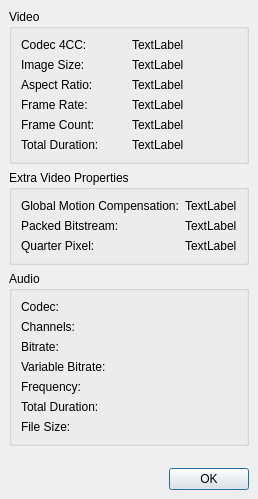
<ui version="4.0" >
 <class>propsDialog</class>
 <widget class="QDialog" name="propsDialog" >
  <property name="geometry" >
   <rect>
    <x>0</x>
    <y>0</y>
    <width>245</width>
    <height>480</height>
   </rect>
  </property>
  <property name="windowTitle" >
   <string>Properties</string>
  </property>
  <layout class="QVBoxLayout" >
   <property name="margin" >
    <number>9</number>
   </property>
   <property name="spacing" >
    <number>6</number>
   </property>
   <item>
    <widget class="QGroupBox" name="groupBox" >
     <property name="title" >
      <string>Video</string>
     </property>
     <property name="flat" >
      <bool>false</bool>
     </property>
     <layout class="QGridLayout" >
      <property name="margin" >
       <number>9</number>
      </property>
      <property name="spacing" >
       <number>6</number>
      </property>
      <item row="3" column="1" >
       <widget class="QLabel" name="labelFrameRate" >
        <property name="text" >
         <string>TextLabel</string>
        </property>
       </widget>
      </item>
      <item row="3" column="0" >
       <widget class="QLabel" name="label_2" >
        <property name="text" >
         <string>Frame Rate:</string>
        </property>
       </widget>
      </item>
      <item row="4" column="1" >
       <widget class="QLabel" name="labelNbOfFrames" >
        <property name="text" >
         <string>TextLabel</string>
        </property>
       </widget>
      </item>
      <item row="4" column="0" >
       <widget class="QLabel" name="label_3" >
        <property name="text" >
         <string>Frame Count: </string>
        </property>
       </widget>
      </item>
      <item row="5" column="1" >
       <widget class="QLabel" name="labelVideoDuration" >
        <property name="text" >
         <string>TextLabel</string>
        </property>
       </widget>
      </item>
      <item row="5" column="0" >
       <widget class="QLabel" name="label_5" >
        <property name="text" >
         <string>Total Duration:</string>
        </property>
       </widget>
      </item>
      <item row="2" column="1" >
       <widget class="QLabel" name="LabelAspectRatio" >
        <property name="text" >
         <string>TextLabel</string>
        </property>
       </widget>
      </item>
      <item row="2" column="0" >
       <widget class="QLabel" name="label_6" >
        <property name="text" >
         <string>Aspect Ratio:</string>
        </property>
       </widget>
      </item>
      <item row="1" column="1" >
       <widget class="QLabel" name="labeImageSize" >
        <property name="text" >
         <string>TextLabel</string>
        </property>
       </widget>
      </item>
      <item row="1" column="0" >
       <widget class="QLabel" name="label" >
        <property name="text" >
         <string>Image Size:</string>
        </property>
       </widget>
      </item>
      <item row="0" column="1" >
       <widget class="QLabel" name="label4CC" >
        <property name="text" >
         <string>TextLabel</string>
        </property>
       </widget>
      </item>
      <item row="0" column="0" >
       <widget class="QLabel" name="label_4" >
        <property name="text" >
         <string>Codec 4CC:</string>
        </property>
       </widget>
      </item>
     </layout>
    </widget>
   </item>
   <item>
    <widget class="QGroupBox" name="groupBox_2" >
     <property name="title" >
      <string>Extra Video Properties</string>
     </property>
     <layout class="QGridLayout" >
      <property name="margin" >
       <number>9</number>
      </property>
      <property name="spacing" >
       <number>6</number>
      </property>
      <item row="0" column="0" >
       <widget class="QLabel" name="label_9" >
        <property name="text" >
         <string>Global Motion Compensation:</string>
        </property>
       </widget>
      </item>
      <item row="1" column="1" >
       <widget class="QLabel" name="LabelPackedBitstream" >
        <property name="text" >
         <string>TextLabel</string>
        </property>
       </widget>
      </item>
      <item row="1" column="0" >
       <widget class="QLabel" name="label_8" >
        <property name="text" >
         <string>Packed Bitstream:</string>
        </property>
       </widget>
      </item>
      <item row="2" column="1" >
       <widget class="QLabel" name="LabelQuarterPixel" >
        <property name="text" >
         <string>TextLabel</string>
        </property>
       </widget>
      </item>
      <item row="2" column="0" >
       <widget class="QLabel" name="label_7" >
        <property name="text" >
         <string>Quarter Pixel:</string>
        </property>
       </widget>
      </item>
      <item row="0" column="1" >
       <widget class="QLabel" name="LabelGMC" >
        <property name="text" >
         <string>TextLabel</string>
        </property>
       </widget>
      </item>
     </layout>
    </widget>
   </item>
   <item>
    <widget class="QGroupBox" name="groupBoxAudio" >
     <property name="title" >
      <string>Audio</string>
     </property>
     <property name="flat" >
      <bool>false</bool>
     </property>
     <layout class="QGridLayout" >
      <property name="margin" >
       <number>9</number>
      </property>
      <property name="spacing" >
       <number>6</number>
      </property>
      <item row="6" column="1" >
       <widget class="QLabel" name="labelFileSize" >
        <property name="text" >
         <string/>
        </property>
       </widget>
      </item>
      <item row="6" column="0" >
       <widget class="QLabel" name="label_16" >
        <property name="text" >
         <string>File Size:</string>
        </property>
       </widget>
      </item>
      <item row="5" column="1" >
       <widget class="QLabel" name="labelAudioDuration" >
        <property name="text" >
         <string/>
        </property>
       </widget>
      </item>
      <item row="5" column="0" >
       <widget class="QLabel" name="label_13" >
        <property name="text" >
         <string>Total Duration:</string>
        </property>
       </widget>
      </item>
      <item row="4" column="0" >
       <widget class="QLabel" name="label_11" >
        <property name="text" >
         <string>Frequency:</string>
        </property>
       </widget>
      </item>
      <item row="4" column="1" >
       <widget class="QLabel" name="labelFrequency" >
        <property name="text" >
         <string/>
        </property>
       </widget>
      </item>
      <item row="3" column="0" >
       <widget class="QLabel" name="label_14" >
        <property name="text" >
         <string>Variable Bitrate:</string>
        </property>
       </widget>
      </item>
      <item row="3" column="1" >
       <widget class="QLabel" name="labelVBR" >
        <property name="text" >
         <string/>
        </property>
       </widget>
      </item>
      <item row="2" column="1" >
       <widget class="QLabel" name="labelBitrate" >
        <property name="text" >
         <string/>
        </property>
       </widget>
      </item>
      <item row="2" column="0" >
       <widget class="QLabel" name="label_15" >
        <property name="text" >
         <string>Bitrate:</string>
        </property>
       </widget>
      </item>
      <item row="1" column="1" >
       <widget class="QLabel" name="labelChannels" >
        <property name="text" >
         <string/>
        </property>
       </widget>
      </item>
      <item row="1" column="0" >
       <widget class="QLabel" name="label_10" >
        <property name="text" >
         <string>Channels:</string>
        </property>
       </widget>
      </item>
      <item row="0" column="1" >
       <widget class="QLabel" name="labelACodec" >
        <property name="text" >
         <string/>
        </property>
       </widget>
      </item>
      <item row="0" column="0" >
       <widget class="QLabel" name="label_12" >
        <property name="text" >
         <string>Codec:</string>
        </property>
       </widget>
      </item>
     </layout>
    </widget>
   </item>
   <item>
    <spacer>
     <property name="orientation" >
      <enum>Qt::Vertical</enum>
     </property>
     <property name="sizeType" >
      <enum>QSizePolicy::Fixed</enum>
     </property>
     <property name="sizeHint" >
      <size>
       <width>20</width>
       <height>16</height>
      </size>
     </property>
    </spacer>
   </item>
   <item>
    <widget class="QDialogButtonBox" name="buttonBox" >
     <property name="orientation" >
      <enum>Qt::Horizontal</enum>
     </property>
     <property name="standardButtons" >
      <set>QDialogButtonBox::Ok</set>
     </property>
    </widget>
   </item>
  </layout>
 </widget>
 <resources/>
 <connections>
  <connection>
   <sender>buttonBox</sender>
   <signal>accepted()</signal>
   <receiver>Dialog</receiver>
   <slot>accept()</slot>
   <hints>
    <hint type="sourcelabel" >
     <x>130</x>
     <y>486</y>
    </hint>
    <hint type="destinationlabel" >
     <x>130</x>
     <y>267</y>
    </hint>
   </hints>
  </connection>
 </connections>
</ui>
